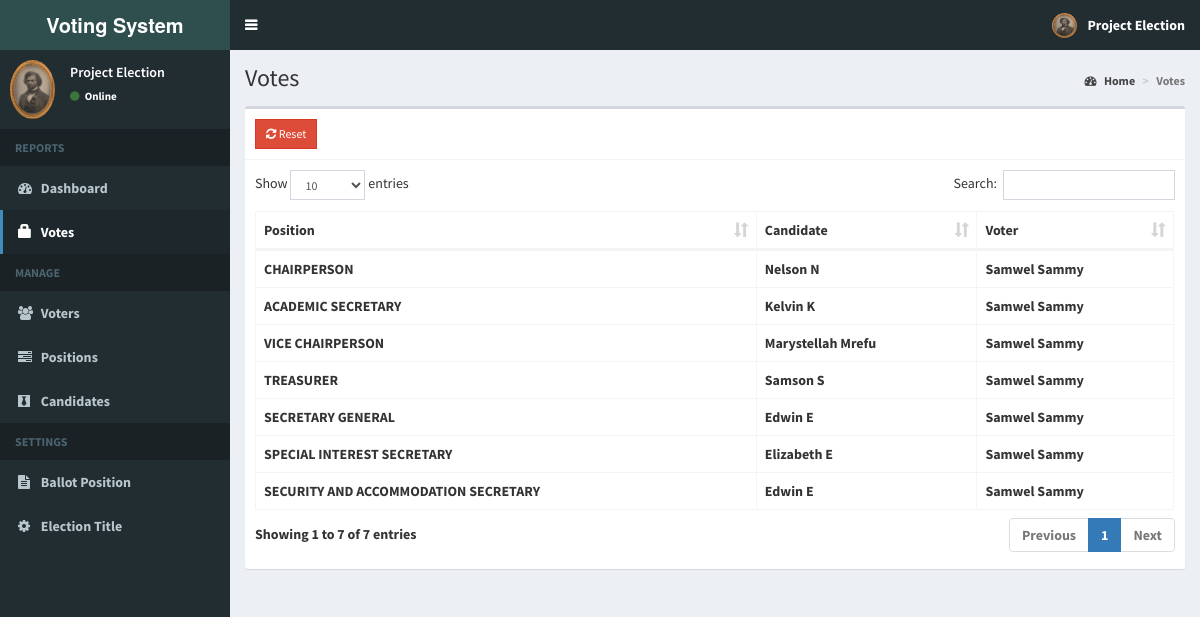
Screenshot of /admin/votes.php (signed in) with the database file from the repository.
### tables this page shows
CREATE TABLE `votes` (
  `id` int(11) NOT NULL,
  `voters_id` int(11) NOT NULL,
  `candidate_id` int(11) NOT NULL,
  `position_id` int(11) NOT NULL
);

CREATE TABLE `positions` (
  `id` int(11) NOT NULL,
  `description` varchar(50) NOT NULL,
  `max_vote` int(11) NOT NULL,
  `priority` int(11) NOT NULL
);

CREATE TABLE `candidates` (
  `id` int(11) NOT NULL,
  `position_id` int(11) NOT NULL,
  `firstname` varchar(30) NOT NULL,
  `lastname` varchar(30) NOT NULL,
  `photo` varchar(150) NOT NULL,
  `platform` text NOT NULL
);

CREATE TABLE `voters` (
  `id` int(11) NOT NULL,
  `voters_id` varchar(15) NOT NULL,
  `password` varchar(60) NOT NULL,
  `firstname` varchar(30) NOT NULL,
  `lastname` varchar(30) NOT NULL,
  `photo` varchar(150) NOT NULL
);

### admin/includes/session.php (called while the page is built, shortened)
<?php
	include 'includes/conn.php';
	$sql = "SELECT * FROM admin WHERE id = '".$_SESSION['admin']."'";
	$query = $conn->query($sql);
	$user = $query->fetch_assoc();
?>

### admin/votes.php (the view, shortened to what this page needs)
<?php include 'includes/session.php'; ?>
<?php include 'includes/header.php'; ?>
<body class="hold-transition skin-blue sidebar-mini">
<div class="wrapper">
  <?php include 'includes/navbar.php'; ?>
  <?php include 'includes/menubar.php'; ?>
  <div class="content-wrapper">
    <section class="content-header">
      <h1>
        Votes
      </h1>
      <ol class="breadcrumb">
        <li><a href="#"><i class="fa fa-dashboard"></i> Home</a></li>
        <li class="active">Votes</li>
      </ol>
    </section>
    <section class="content">
      <div class="row">
        <div class="col-xs-12">
          <div class="box">
            <div class="box-header with-border">
              <a href="#reset" data-toggle="modal" class="btn btn-danger btn-sm btn-flat"><i class="fa fa-refresh"></i> Reset</a>
            </div>
            <div class="box-body">
              <table id="example1" class="table table-bordered">
                <thead>
                  <th>Position</th>
                  <th>Candidate</th>
                  <th>Voter</th>
                </thead>
                <tbody>
                  <?php
                    $sql = "SELECT *, candidates.firstname AS canfirst, candidates.lastname AS canlast, voters.firstname AS votfirst, voters.lastname AS votlast FROM votes LEFT JOIN positions ON positions.id=votes.position_id LEFT JOIN candidates ON candidates.id=votes.candidate_id LEFT JOIN voters ON voters.id=votes.voters_id ORDER BY positions.priority ASC";
                    $query = $conn->query($sql);
                    while($row = $query->fetch_assoc()){
                      echo "
                        <tr>
                          <td class='hidden'></td>
                          <td>".$row['description']."</td>
                          <td>".$row['canfirst'].' '.$row['canlast']."</td>
                          <td>".$row['votfirst'].' '.$row['votlast']."</td>
                        </tr>
                      ";
                    }
                  ?>
                </tbody>
              </table>
            </div>
          </div>
        </div>
      </div>
    </section>
  </div>
</div>
</body>
</html>

### admin/includes/navbar.php (shortened to what this page needs)
<header class="main-header">
  <a href="home.php" class="logo">
    <span class="logo-lg"><b>Voting System </span>
  </a>
  <nav class="navbar navbar-static-top">
    <a href="#" class="sidebar-toggle" data-toggle="push-menu" role="button">
    </a>
    <div class="navbar-custom-menu">
      <ul class="nav navbar-nav">
        <li class="dropdown user user-menu">
          <a href="#" class="dropdown-toggle" data-toggle="dropdown">
            <img src="<?php echo (!empty($user['photo'])) ? '../images/'.$user['photo'] : '../images/profile.jpg'; ?>" class="user-image" alt="User Image">
            <span class="hidden-xs"><?php echo $user['firstname'].' '.$user['lastname']; ?></span>
          </a>
        </li>
      </ul>
    </div>
  </nav>
</header>

### admin/includes/menubar.php (shortened to what this page needs)
<aside class="main-sidebar">
  <section class="sidebar">
    <div class="user-panel">
      <div class="pull-left image">
        <img src="<?php echo (!empty($user['photo'])) ? '../images/'.$user['photo'] : '../images/profile.jpg'; ?>" class="img-circle" alt="User Image">
      </div>
      <div class="pull-left info">
        <p><?php echo $user['firstname'].' '.$user['lastname']; ?></p>
        <a><i class="fa fa-circle text-success"></i> Online</a>
      </div>
    </div>
    <ul class="sidebar-menu" data-widget="tree">
      <li class="header">REPORTS</li>
      <li class=""><a href="home.php"><i class="fa fa-dashboard"></i> <span>Dashboard</span></a></li>
      <li class=""><a href="votes.php"><span class="glyphicon glyphicon-lock"></span> <span>Votes</span></a></li>
      <li class="header">MANAGE</li>
      <li class=""><a href="voters.php"><i class="fa fa-users"></i> <span>Voters</span></a></li>
      <li class=""><a href="positions.php"><i class="fa fa-tasks"></i> <span>Positions</span></a></li>
      <li class=""><a href="candidates.php"><i class="fa fa-black-tie"></i> <span>Candidates</span></a></li>
      <li class="header">SETTINGS</li>
      <li class=""><a href="ballot.php"><i class="fa fa-file-text"></i> <span>Ballot Position</span></a></li>
      <li class=""><a href="#config" data-toggle="modal"><i class="fa fa-cog"></i> <span>Election Title</span></a></li>
    </ul>
  </section>
</aside>

### rows the page displays
votes: position.description "CHAIRPERSON", candidate.firstname "Nelson", candidate.lastname "N", voters.firstname "Samwel", voters.lastname "Sammy"
votes: position.description "ACADEMIC SECRETARY", candidate.firstname "Kelvin", candidate.lastname "K", voters.firstname "Samwel", voters.lastname "Sammy"
votes: position.description "VICE CHAIRPERSON", candidate.firstname "Marystellah", candidate.lastname "Mrefu", voters.firstname "Samwel", voters.lastname "Sammy"
votes: position.description "TREASURER", candidate.firstname "Samson", candidate.lastname "S", voters.firstname "Samwel", voters.lastname "Sammy"
votes: position.description "SECRETARY GENERAL", candidate.firstname "Edwin", candidate.lastname "E", voters.firstname "Samwel", voters.lastname "Sammy"
votes: position.description "SPECIAL INTEREST SECRETARY", candidate.firstname "Elizabeth", candidate.lastname "E", voters.firstname "Samwel", voters.lastname "Sammy"
votes: position.description "SECURITY AND ACCOMMODATION SECRETARY", candidate.firstname "Edwin", candidate.lastname "E", voters.firstname "Samwel", voters.lastname "Sammy"

### other values shown
$user['firstname'] "Project"
$user['lastname'] "Election"
